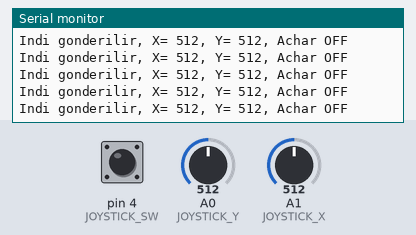
Simulated run of this sketch. Board: Arduino Uno, built with avr-gcc and run on an emulated ATmega328P. Shown: the last lines printed to the serial monitor. The test bench sets the inputs (shaded band); at power-on: pin 4 (JOYSTICK_SW) HIGH, A0 (JOYSTICK_Y) = 512, A1 (JOYSTICK_X) = 512. No radio packets arrive unless stated.

Above: at 1.2 s.
1.3 s: pin 4 (JOYSTICK_SW) pulled LOW for 0.15 s
At 1.33 s:
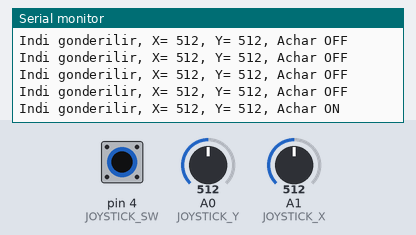
2.9 s: A0 (JOYSTICK_Y) set to 716
At 2.96 s:
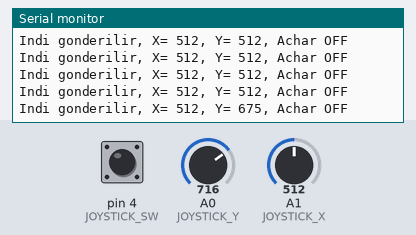
4.4 s: A1 (JOYSTICK_X) set to 0
At 4.43 s:
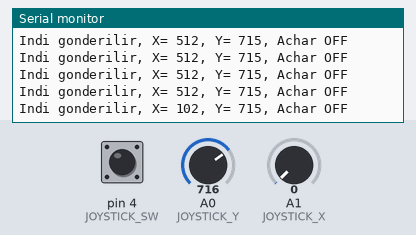
7.4 s: pin 4 (JOYSTICK_SW) pulled LOW for 1 s
At 7.41 s:
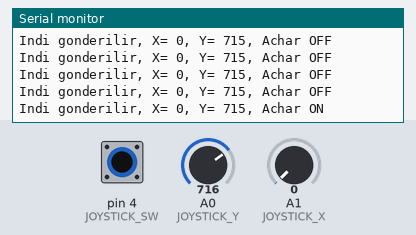
9.9 s: pin 4 (JOYSTICK_SW) pulled LOW for 3.2 s
At 9.98 s:
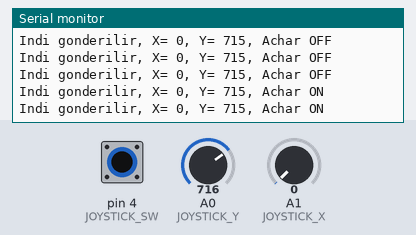
16.1 s: A1 (JOYSTICK_X) set to 1023
At 16.11 s:
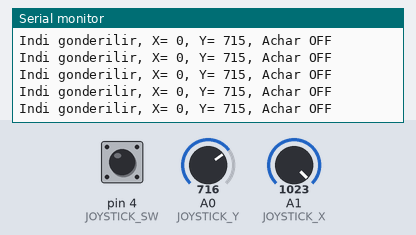
Timing chart, 0 to 19.1 s (numbered marks = the images above; inputs shaded):
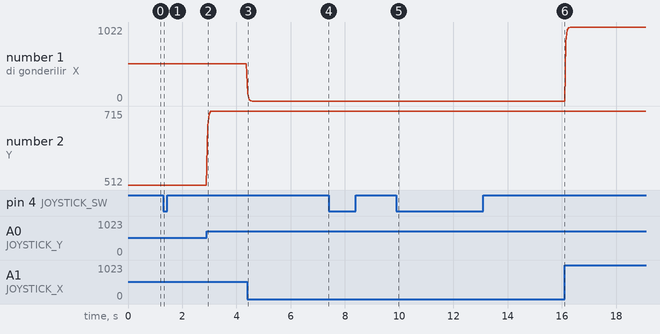

The sketch:

nRF24L01_RC_Car_Tx.ino
```cpp
/*
 * www.Makerspace-Az.org
 * Arduino Sketch: 4X4 Robot masin, Radio Transmitter (Tx)
 * Kommunikasiya: nRF24L01 2.4GHz
 * son modifikasia tarixi: 16 May 2016
 * [azerimaker]
*/

/*-----( Kitabxana elavesi)-----*/
#include <SPI.h>
#include <RF24.h>
/*-----(  Sabitler ve Pin Nomreleri )-----*/
#define CE_PIN   9
#define CSN_PIN 10

#define JOYSTICK_X   A1  // Joystick VRx Analoq pin A0-a baglanir
#define JOYSTICK_Y   A0  // Joystick VRy Analoq pin A1-e baglanir
#define JOYSTICK_SW  4  //  Joystick merkeze basildiqda achar

/*-----( Radio Obyektinin yaradilmasi )-----*/
RF24 radio(CE_PIN, CSN_PIN);

/*-----( Deyishenler )-----*/
byte address[6] = {"1Node"}; //  "Pipe" adi, nrf24l01 uchun

// Proqramla Analoq qiymetleri filterleme uchun deyishenler
int X_qiymeti = 0;
int Y_qiymeti = 0;
float X_exp_emsal = 0.8;      //exponensial emsal qiymeti, 1-olduqda filtirleme deaktiv olur
float Y_exp_emsal = 0.8;      // bu emsali isteyinizw gore deyishe bilersiniz (0-1] aralighinda
int X_exp_cem = 0;            //exponensial cemin bashlangic qiymeti
int Y_exp_cem = 0;

// Joystick qiymetleri olan deyishenler strukturu
struct dataStruct {
  int Xposition;
  int Yposition;
  bool switchOn;
} myData;


 /****** SETUP: Bir defe icra olunacaq ******/
void setup()
{
  Serial.begin(115200);
  pinMode(JOYSTICK_SW, INPUT_PULLUP);  // Kenar rezistor ishletmeye ehtiyac yoxdu
                                      //  daxili Pull-up rezistorunu ishe saliriq
  radio.begin();          // nRF24L01 Radio transiveri ishe sal
  radio.setChannel(108);  //  WiFi siqnallarindan yuksek bir kanal deyeri sech
  radio.setDataRate(RF24_250KBPS); // Data gonderme sureti
  radio.setPALevel(RF24_PA_HIGH); // Oturme gucu: RF24_PA_MIN, RF24_PA_LOW, RF24_PA_HIGH, RF24_PA_MAX

  radio.openWritingPipe(address); // Gonderme Pipe (kanali) ishe sal
//  radio.printDetails(); //kommenti sileniz coxlu Debug informasiyasi print olunacaq

  // Filterleme ucun bashlangic hesablama
  X_exp_cem =  analogRead(JOYSTICK_X);
  Y_exp_cem =  analogRead(JOYSTICK_Y);

} /****** SETUP sonu ******/


 /****** LOOP: Daimi tekrarlanir ******/
void loop()
{
  X_qiymeti = analogRead(JOYSTICK_X);  // Jostick qiymetlerini oxu
  Y_qiymeti = analogRead(JOYSTICK_Y);

  myData.switchOn  = !digitalRead(JOYSTICK_SW);  // Achar basildiqda 0V oldughu ucun, inversiya etmeliyik

/*
 * Bu emeliyyat zamani X_exp_emsal qiymeti ne qeder kicik olarsa,
 * yeni oxunan X_qiymeti yekun X_exp_cem qiymetine bir o qeder az
 * tesir edecek, neticede sert kecidler, yumshaq olacaq
 *
 */
  X_exp_cem = (X_exp_emsal * X_qiymeti) + ((1-X_exp_emsal)*X_exp_cem); // Exponensial filterleme emeliyyati
  Y_exp_cem = (Y_exp_emsal * Y_qiymeti) + ((1-Y_exp_emsal)*Y_exp_cem);

  myData.Xposition = X_exp_cem; // Filter olunmush qiymetleri umumi struktura yaz
  myData.Yposition = Y_exp_cem;

  // Bu Serial Print-leri komment ede bilersiniz.
  Serial.print("Indi gonderilir, X= ");
  Serial.print(myData.Xposition);
  Serial.print(", Y= ");
  Serial.print(myData.Yposition);
  if ( myData.switchOn == 1)
  {
      Serial.println(", Achar ON");
  }else
  {
      Serial.println(", Achar OFF");
  }

  if(!radio.write( &myData, sizeof(myData) )) {  // Melumati gonder ve xeta olarsa print
    //Serial.println("Gonderilme ugursuz oldu");
  }

  delay(50); // Delay olmasi stabilliyi artirir.


} /****** LOOP sonu ******/
```

Measured:
- after the input at 1.3 s, the serial monitor: prints a new line at once (image 1)
- after the input at 2.9 s, the serial monitor: prints a new line after 0.05 s (image 2)
- after the input at 4.4 s, the serial monitor: prints a new line at once (image 3)
- after the input at 7.4 s, the serial monitor: prints a new line at once (image 4)
- plotted number 1: 512 → 0 after the input at 4.4 s, 0 → 1022 after the input at 16.1 s
- plotted number 2: 512 → 715 after the input at 2.9 s
